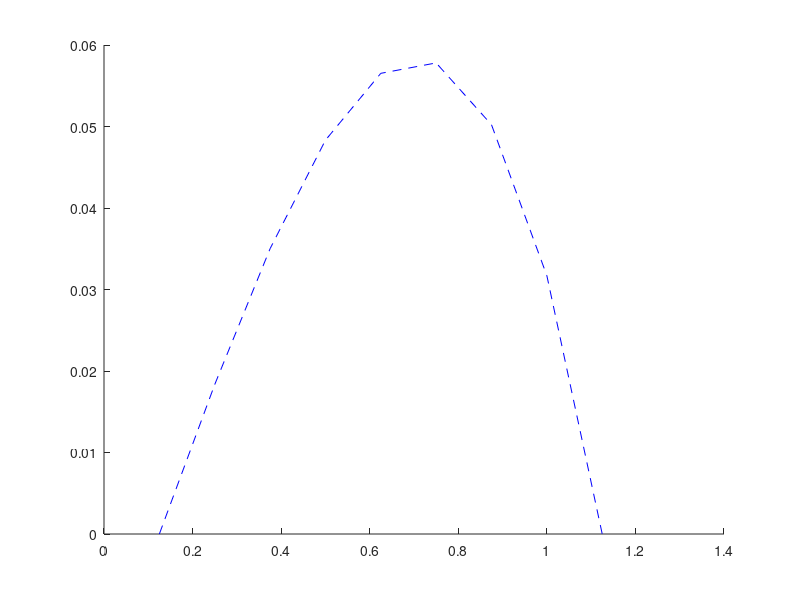

This chart was generated by the following MATLAB code:
function tarea_edo
  clear
  clc
  
  N=9 ; %puntos del dominio
  disp('cantidad de puntos del dominio:'); disp(N);
  n=N-2; %puntos interiores
  disp('cantidad de puntos interiores:'); disp(n);
  x(1)=0;
  x(N)=1;
  h=(x(N)-x(1))/(N-1);
    for i=1:N
    x(i)=h*i;
  end
  disp('el paso es:'); disp(h);
  u(1)=0;
  u(N)=0;
  c= zeros(n);
  identidad= zeros(n);
  c(1,1)= -2;
  c(1,2)=1;
  c(n,n-1)=1;
  c(n,n)= -2;
  for i=1:n
    p(i)=h*i;
  end
  p=p'
  for i=2:n-1
    c(i,i-1)=1;
    c(i,i)=-2;
    c(i,i+1)=1;
  end
  for i=1:n
    identidad(i,i)=1;
  end
  c
  identidad
  A=((-1/h^2)*c+identidad)
  s=inv(A)*p
  for i=2:N-1
  u(i)=s(i-1);
  end
  disp('el vector u es igual a:'); disp(u);
  
  hold on
  plot (x,u, '--b')  %%grafico edo
  
  %%derivacion
  
  %%integracios con trapecios compuesto
    
  
endfunction